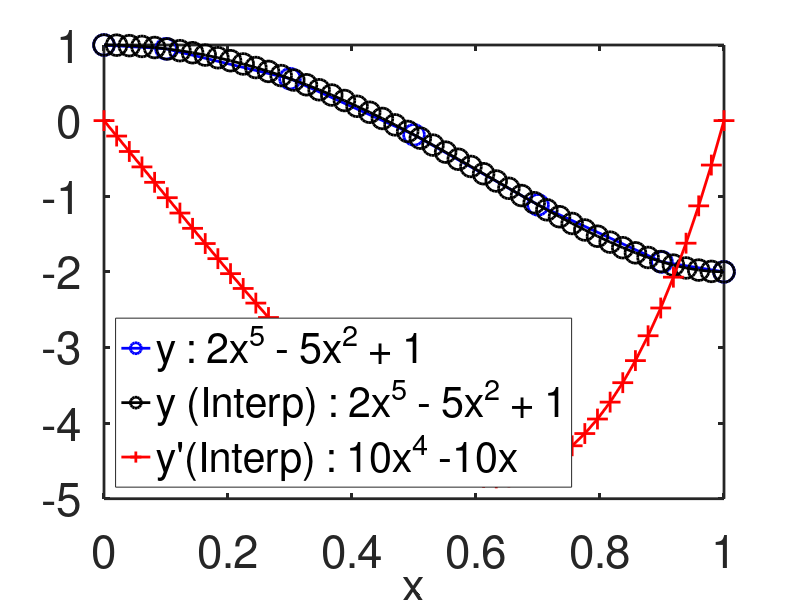

Here is the MATLAB script that generated this plot: (Note: this script raises an error after producing the figure.)
clear;clc;close all;
%%
% Unit test for fit_spline function
addpath('../../src/functions');

save_figs = false;

% Prepare output directory for saving difference figures
scriptFullPath = mfilename('fullpath');
if isempty(scriptFullPath)
	scriptDir = pwd;
else
	scriptDir = fileparts(scriptFullPath);
end
diffDir = fullfile(scriptDir, '..', '..', 'data', 'processed', 'diff_figs_n');
if ~exist(diffDir, 'dir')
	mkdir(diffDir);
end

% Generate synthetic data
eps = 1e-8;
x = [0 0.1 0.3 0.5 0.7 0.9 1.0]';
x_interp = linspace(0, 1, 50)';
y1 = 2*(x.^5) - 5*(x.^2) + 1 ;%+ 0.1*randn(size(x));
y1_interp = 2*(x_interp.^5) - 5*(x_interp.^2) + 1 ;%+ 0.1*randn(size(x_interp));
y1_interp_prime = 10.*(x_interp.^4) - 10*(x_interp);%+ 0.1*randn(size(x_interp));

fs = 33; % Font size for plots
%% Plot original data
h = figure('WindowState','maximized');
plot(x, y1, '-ob', 'DisplayName', 'y : 2x^5 - 5x^2 + 1','MarkerSize',15);
hold on;
plot(x_interp, y1_interp, '-ok', 'DisplayName', 'y (Interp) : 2x^5 - 5x^2 + 1','MarkerSize',15);
hold on
plot(x_interp, y1_interp_prime, '-+r', 'DisplayName', 'y''(Interp) : 10x^4 -10x','MarkerSize',15);
xlabel('x');
% ylabel('y');
legend('Location','southwest');
set(findall(gca,'-property','FontSize'),'FontSize',fs);
set(findall(gca,'-property','LineWidth'),'LineWidth',2);
% Save original data + derivative figure for y1
pause(0.3);
if save_figs
    saveas(h, fullfile(diffDir, 'y1_original_and_derivative.png'));
end
%% Fit splines with y1 
[dys_c, ys_c] = fit_spline_and_diff(x, y1, 'clamping', true, 'derivative_order', 1);
[dys, ys] = fit_spline_and_diff(x, y1,'derivative_order', 1);
ypp_c = ppval(ys_c, x_interp);
dypp_c = ppval(dys_c, x_interp);

ypp = ppval(ys, x_interp);
dypp = ppval(dys, x_interp);

%Compute percentage error
p_error_u = (abs(y1_interp - ypp)./(y1_interp + eps))*100;
p_error_u_prime = (abs(y1_interp_prime - dypp)./(y1_interp_prime + eps))*100;

p_error_c = (abs(y1_interp - ypp_c)./(y1_interp + eps))*100;
p_error_c_prime = (abs(y1_interp_prime - dypp_c)./(y1_interp_prime + eps))*100;

% Plot results
h = figure('WindowState','maximized');
subplot(2,1,1);
plot(x_interp, y1_interp, '-ok', 'DisplayName', 'y : 2x^5 - 5x^2 + 1','MarkerSize',15);
hold on;
plot(x_interp, ypp, '+-b', 'DisplayName', 'Fitted Spline','MarkerSize',12);
plot(x_interp, ypp_c, '-sr', 'DisplayName', 'Fitted Spline(clamped)','MarkerSize',12);
% pbaspect([3 1 1]);
title('Spline Fitting');
xlabel('x');
ylabel('y');
legend('Location','southwest');
set(findall(gca,'-property','FontSize'),'FontSize',fs);
set(findall(gca,'-property','LineWidth'),'LineWidth',2);

subplot(2,1,2);
plot(x_interp, p_error_u, '-+b', 'DisplayName', 'Unclamped Spline Error','MarkerSize',12);
hold on;
plot(x_interp, p_error_c, '-sr', 'DisplayName', 'Clamped Spline Error','MarkerSize',12);
% pbaspect([3 1 1]);
title('Spline Fitting Error');
xlabel('x');
ylabel('Percentage Error(%)');
legend('Interpreter','latex','Location','northwest');
set(findall(gca,'-property','FontSize'),'FontSize',fs);
set(findall(gca,'-property','LineWidth'),'LineWidth',2);
if save_figs
    pause(0.3);
    saveas(h, fullfile(diffDir, 'y1_fit_and_error.png'));
end
% Plot derivative results
h = figure('WindowState','maximized');
subplot(2,1,1);
plot(x_interp, y1_interp_prime, '-ok', 'DisplayName', 'y'' : 10x^4 - 10x','MarkerSize',15);
hold on;
plot(x_interp, dypp, '+-b', 'DisplayName', 'Fitted Spline Derivative','MarkerSize',12);
plot(x_interp, dypp_c, '-sr', 'DisplayName', 'Fitted Spline Derivative(clamped)','MarkerSize',12);
% pbaspect([3 1 1]);
title('Spline Derivative Fitting');
xlabel('x');
ylabel('y^''');
legend('Location','north');
set(findall(gca,'-property','FontSize'),'FontSize',fs);
set(findall(gca,'-property','LineWidth'),'LineWidth',2);

subplot(2,1,2);
plot(x_interp, p_error_u_prime, '-+b', 'DisplayName', 'Unclamped Spline Derivative Error','MarkerSize',12);
hold on;
plot(x_interp, p_error_c_prime, '-sr', 'DisplayName', 'Clamped Spline Derivative Error','MarkerSize',12);
% pbaspect([3 1 1]);
title('Spline Derivative Fitting Error');
xlabel('x');
% ylabel('$(\frac{|y''_{true} - y''_{spline}|}{y''_{true}})\times 100$','Interpreter','latex');
ylabel('Percentage Error (%)')
legend('Interpreter','latex','Location','north');   
set(findall(gca,'-property','FontSize'),'FontSize',fs);
set(findall(gca,'-property','LineWidth'),'LineWidth',2);
if save_figs
    pause(0.3);
    saveas(h, fullfile(diffDir, 'y1_derivative_fit_and_error.png'));
end
